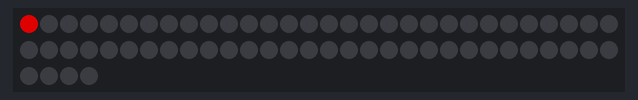
The sketch below on a simulated Arduino Uno, built with avr-gcc and run on an emulated ATmega328P. On the bench: 64 RGB LEDs in strip order, left to right, continuing on the next row. Dim RGB values are drawn brighter than linear.

Above: at 0.01 s.
At 4.98 s:
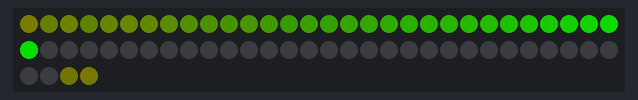
At 9.96 s:
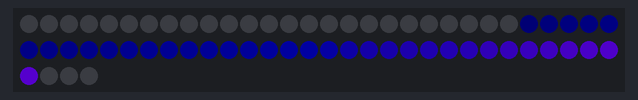
At 19.9 s:
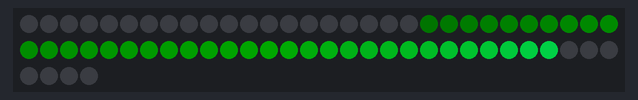
At 29.85 s:
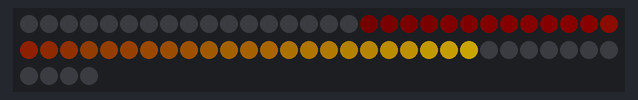
At 39.8 s:
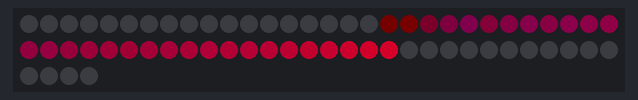

The sketch:

K07_7_adress_LEDs.ino
```cpp
#include "FastLED.h"

#define NUM_LEDS 64
#define DATA_PIN 3

CRGB leds[NUM_LEDS];
byte Farbe;
byte Position = 0;

void setup() {
  FastLED.addLeds<WS2812B, DATA_PIN, GRB>(leds, NUM_LEDS);
}

void loop() {
  leds[Position++] = CHSV(Farbe++, 255, 200);
  FastLED.show();
  delay(50);
  fadeToBlackBy(leds, NUM_LEDS, 20);
  if(Position > NUM_LEDS-1)
    Position = 0;
}
```
